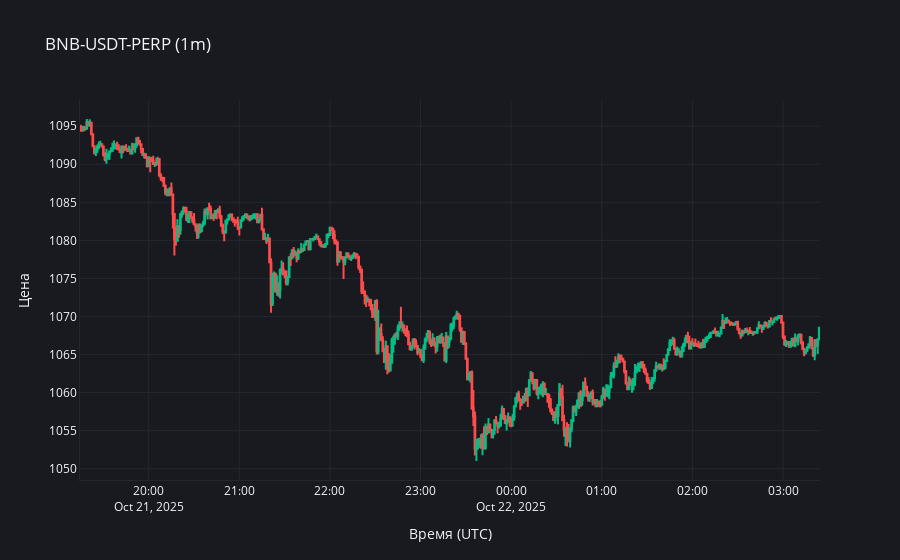

Notebook source saved alongside this figure:
### Code cell
# Пример: последние 200 свечей из базовой таблицы
show_recent_chart(
    table_name=CANDLES_TABLE,
    exchange='BINANCE_FUTURES',
    symbol='BNB-USDT-PERP',
    interval=BASE_INTERVAL,
    limit=500,
    client_kwargs=CLIENT_KWARGS,
)

### Figure 1 — Plotly figure (JSON) as saved in the notebook; plotly's stock layout.template omitted (floating-point values rounded to 4 significant figures; data arrays with more than 128 entries replaced by an {"elided": "..."} marker saying what was removed)
{"data": [{"close": {"elided": "500 float values"}, "decreasing": {"fillcolor": "#FF4B4B", "line": {"color": "#FF4B4B"}}, "high": {"elided": "500 float values"}, "increasing": {"fillcolor": "#00C087", "line": {"color": "#00C087"}}, "low": {"elided": "500 float values"}, "name": "OHLC", "open": {"elided": "500 float values"}, "type": "candlestick", "x": {"elided": "500 str values"}}], "layout": {"hovermode": "x unified", "paper_bgcolor": "#181A20", "plot_bgcolor": "#181A20", "title": {"text": "BNB-USDT-PERP (1m)"}, "xaxis": {"gridcolor": "#23272F", "linecolor": "#23272F", "rangeslider": {"visible": false}, "showline": true, "title": {"text": "Время (UTC)"}}, "yaxis": {"gridcolor": "#23272F", "linecolor": "#23272F", "showline": true, "title": {"text": "Цена"}}}}
